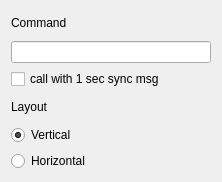
<?xml version="1.0" encoding="UTF-8"?>
<ui version="4.0">
 <class>ControlSettingsEdit</class>
 <widget class="QWidget" name="ControlSettingsEdit">
  <property name="geometry">
   <rect>
    <x>0</x>
    <y>0</y>
    <width>222</width>
    <height>182</height>
   </rect>
  </property>
  <property name="windowTitle">
   <string>Form</string>
  </property>
  <layout class="QVBoxLayout" name="verticalLayout">
   <item>
    <widget class="QLabel" name="label_2">
     <property name="text">
      <string>Command</string>
     </property>
    </widget>
   </item>
   <item>
    <widget class="QLineEdit" name="commandEdit"/>
   </item>
   <item>
    <widget class="QCheckBox" name="syncCallCheck">
     <property name="text">
      <string>call with 1 sec sync msg</string>
     </property>
    </widget>
   </item>
   <item>
    <widget class="QLabel" name="label">
     <property name="text">
      <string>Layout</string>
     </property>
    </widget>
   </item>
   <item>
    <widget class="QRadioButton" name="vLayBtn">
     <property name="text">
      <string>Vertical</string>
     </property>
     <property name="checked">
      <bool>true</bool>
     </property>
    </widget>
   </item>
   <item>
    <widget class="QRadioButton" name="hLayBtn">
     <property name="text">
      <string>Horizontal</string>
     </property>
    </widget>
   </item>
  </layout>
 </widget>
 <resources/>
 <connections/>
</ui>
